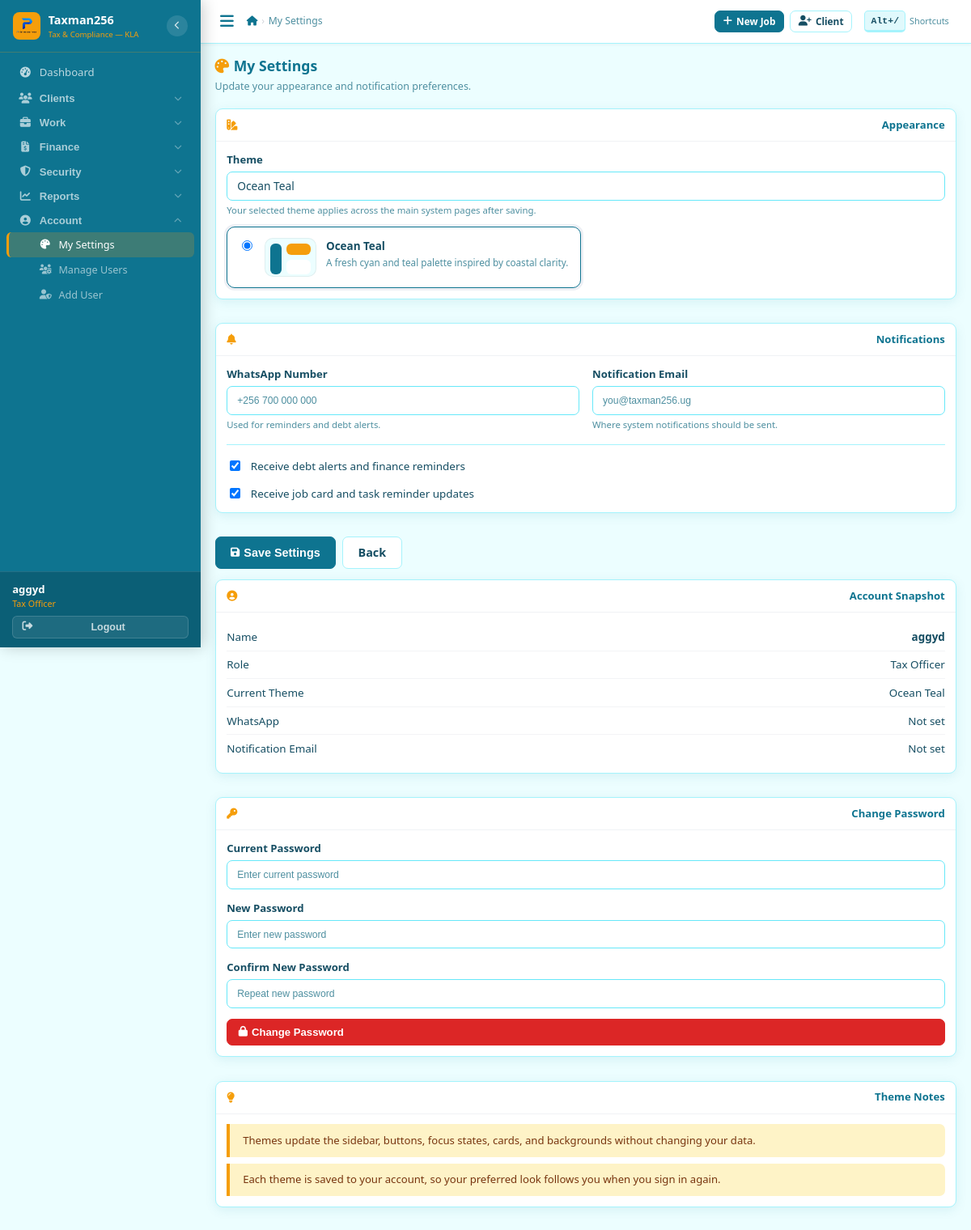
Page /staff/settings/ (signed in) on the committed database.
### core/models.py (models this page shows, shortened)
class User(AbstractUser):
    ROLE_CHOICES = [
        ('receptionist', 'Receptionist'),
        ('tax_officer',  'Tax Officer'),
        ('senior_officer','Senior Officer'),
        ('manager',      'Manager'),
        ('admin',        'Admin'),
    ]
    THEME_CHOICES = [
        ('ocean',    'Ocean Teal'),
    ]
    role              = models.CharField(max_length=20, choices=ROLE_CHOICES, default='tax_officer')
    phone_whatsapp    = models.CharField(max_length=20, blank=True,
                                         help_text='WhatsApp number used for sending reminders (e.g. +256785230670)')
    email_notify      = models.EmailField(blank=True,
                                          help_text='Email used for sending communications (e.g. taxissues.go@gmail.com)')
    is_active_staff   = models.BooleanField(default=True)
    date_joined_firm  = models.DateField(null=True, blank=True)
    receive_debt_alerts = models.BooleanField(default=True,
                                               help_text='Receive Saturday/Monday debt reports')
    receive_task_reminders = models.BooleanField(default=True,
                                                  help_text='Receive reminders for incomplete tasks')
    ui_theme          = models.CharField(max_length=20, choices=THEME_CHOICES, default='ocean')
    def get_notify_email(self):
        return self.email_notify or self.email or ''

### core/views.py (the view)
# urls.py: path('settings/',           views.user_settings,   name='settings'),
@login_required
def user_settings(request):
    theme_guide = [
        ('ocean',    'Ocean Teal',    'A fresh cyan and teal palette inspired by coastal clarity.'),
    ]
    if request.method == 'POST':
        form = UserSettingsForm(request.POST, instance=request.user)
        if form.is_valid():
            form.save()
            messages.success(request, 'Your settings were updated.')
            return redirect('core:settings')
    else:
        form = UserSettingsForm(instance=request.user)
    return render(request, 'core/settings.html', {
        'form': form,
        'theme_guide': theme_guide,
    })

### core/views.py
class UserSettingsForm(forms.ModelForm):
    class Meta:
        model = User
        fields = [
            'first_name', 'last_name', 'email_notify', 'phone_whatsapp',
            'receive_debt_alerts', 'receive_task_reminders', 'ui_theme',
        ]

### templates/core/settings.html (shortened to what this page needs)
{% extends 'base.html' %}
{% block nav_settings %}active{% endblock %}
{% block breadcrumbs %}<li class="active">My Settings</li>{% endblock %}
{% block content %}
<div class="page-header">
  <div>
    <h4 class="page-title"><i class="fas fa-palette"></i>My Settings</h4>
    <span class="text-muted fs-sm">Update your appearance and notification preferences.</span>
  </div>
</div>
<form method="post" novalidate>
  <div class="layout-main-sidebar">
    <div class="stack">
      <div class="card-box card-compact">
        <div class="card-head"><i class="fas fa-swatchbook"></i>Appearance</div>
        <div class="card-body">
          <div class="mb-3">
            <label class="form-label">Theme</label>
            <div class="form-hint">Your selected theme applies across the main system pages after saving.</div>
          </div>
          <div class="theme-grid">
            {% for key,label,desc in theme_guide %}
            <label class="theme-card{% if form.ui_theme.value == key %} selected{% endif %}" data-theme-preview="{{ key }}">
              <input type="radio" name="theme_picker" value="{{ key }}" {% if form.ui_theme.value == key %}checked{% endif %}>
              <span class="theme-swatch theme-swatch-{{ key }}">
                <span></span><span></span><span></span>
              </span>
              <span class="theme-copy">
                <strong>{{ label }}</strong>
                <small>{{ desc }}</small>
              </span>
            </label>
            {% endfor %}
          </div>
        </div>
      </div>
      <div class="card-box card-compact">
        <div class="card-head"><i class="fas fa-bell"></i>Notifications</div>
        <div class="card-body">
          <div class="grid g2">
            <div>
              <label class="form-label">WhatsApp Number</label>
              <input type="text" name="phone_whatsapp" value="{{ form.phone_whatsapp.value|default:'' }}" class="form-control" placeholder="+256 700 000 000">
              <div class="form-hint">Used for reminders and debt alerts.</div>
            </div>
            <div>
              <label class="form-label">Notification Email</label>
              <input type="email" name="email_notify" value="{{ form.email_notify.value|default:'' }}" class="form-control" placeholder="you@taxman256.ug">
              <div class="form-hint">Where system notifications should be sent.</div>
            </div>
          </div>
          <div class="divider"></div>
          <div class="stack">
            <label style="display:flex;align-items:center;gap:.6rem;cursor:pointer;font-size:.84rem">
              <input type="checkbox" name="receive_debt_alerts" {% if form.receive_debt_alerts.value %}checked{% endif %}>
              <span>Receive debt alerts and finance reminders</span>
            </label>
            <label style="display:flex;align-items:center;gap:.6rem;cursor:pointer;font-size:.84rem">
              <input type="checkbox" name="receive_task_reminders" {% if form.receive_task_reminders.value %}checked{% endif %}>
              <span>Receive job card and task reminder updates</span>
            </label>
          </div>
        </div>
      </div>
      <div class="flex gap-2 flex-wrap">
        <button type="submit" class="btn btn-primary btn-lg"><i class="fas fa-save"></i> Save Settings</button>
        <a href="{% url 'dashboard:index' %}" class="btn btn-outline btn-lg">Back</a>
      </div>
    </div>
    <div class="stack">
      <div class="card-box card-compact">
        <div class="card-head"><i class="fas fa-user-circle"></i>Account Snapshot</div>
        <div class="card-body">
          <div class="stat-row"><span>Name</span><span class="fw-7">{{ user.get_full_name|default:user.username }}</span></div>
          <div class="stat-row"><span>Role</span><span>{{ user.get_role_display }}</span></div>
          <div class="stat-row"><span>Current Theme</span><span>{{ user.get_ui_theme_display }}</span></div>
          <div class="stat-row"><span>WhatsApp</span><span>{{ user.phone_whatsapp|default:"Not set" }}</span></div>
          <div class="stat-row"><span>Notification Email</span><span>{{ user.get_notify_email|default:"Not set" }}</span></div>
        </div>
      </div>
      <div class="card-box card-compact">
        <div class="card-head"><i class="fas fa-key"></i>Change Password</div>
        <div class="card-body">
          <form method="post" action="{% url 'core:change_password' %}" novalidate>
            <div class="form-stack">
              <div>
                <label class="form-label">Current Password</label>
                <input type="password" name="current_password" class="form-control" placeholder="Enter current password" autocomplete="current-password">
              </div>
              <div>
                <label class="form-label">New Password</label>
                <input type="password" name="new_password1" class="form-control" placeholder="Enter new password" autocomplete="new-password">
              </div>
              <div>
                <label class="form-label">Confirm New Password</label>
                <input type="password" name="new_password2" class="form-control" placeholder="Repeat new password" autocomplete="new-password">
              </div>
              <button type="submit" class="btn btn-danger"><i class="fas fa-lock"></i> Change Password</button>
            </div>
          </form>
        </div>
      </div>
      <div class="card-box card-compact">
        <div class="card-head"><i class="fas fa-lightbulb"></i>Theme Notes</div>
        <div class="card-body">
          <div class="alert-note mb-2">Themes update the sidebar, buttons, focus states, cards, and backgrounds without changing your data.</div>
          <div class="alert-note">Each theme is saved to your account, so your preferred look follows you when you sign in again.</div>
        </div>
      </div>
    </div>
  </div>
</form>
{% endblock %}

### templates/base.html (shortened to what this page needs)
{% load static %}<!DOCTYPE html>
<html lang="en">
<head>
<link rel="stylesheet" href="https://cdnjs.cloudflare.com/ajax/libs/font-awesome/6.5.0/css/all.min.css">
<link rel="stylesheet" href="https://cdnjs.cloudflare.com/ajax/libs/select2/4.1.0-rc.0/css/select2.min.css">
<link rel="stylesheet" href="https://cdn.jsdelivr.net/npm/select2-bootstrap-5-theme@1.3.0/dist/select2-bootstrap-5-theme.min.css">
<link rel="stylesheet" href="https://cdnjs.cloudflare.com/ajax/libs/flatpickr/4.6.13/flatpickr.min.css">
<link rel="stylesheet" href="{% static 'css/app.css' %}?v=5">
</head>
<body data-theme="ocean">
{% if user.is_authenticated %}
<nav class="sidebar" id="sidebar">
  <div class="sb-brand">
    <div class="sb-icon"><img src="{% static 'icons/primeserver.png' %}" alt="Logo" style="width:100%;height:100%;object-fit:contain"></div>
    <div class="sb-brand-text">
      <div class="sb-brand-name">Taxman256</div>
      <div class="sb-brand-sub">Tax &amp; Compliance — KLA</div>
    </div>
    <button type="button" class="sb-toggle" id="sidebarToggle" title="Toggle sidebar">
      <i class="fas fa-chevron-left" id="sidebarToggleIcon"></i>
    </button>
  </div>
  <div class="sb-scroll">
    <a href="{% url 'dashboard:index' %}" class="sb-link {% block nav_dash %}{% endblock %}" title="Dashboard">
      <i class="fas fa-tachometer-alt"></i>
      <span class="sb-lbl">Dashboard</span>
    </a>
    <div class="sb-group" id="grp-clients">
      <button type="button" class="sb-group-hd" data-grp="grp-clients" data-href="{% url 'clients:list' %}" title="Clients">
        <i class="fas fa-users"></i>
        <span class="sb-lbl">Clients</span>
        <i class="fas fa-chevron-down sb-arrow"></i>
      </button>
    </div>
    <div class="sb-group" id="grp-work">
      <button type="button" class="sb-group-hd" data-grp="grp-work" data-href="{% url 'services:list' %}" title="Work">
        <i class="fas fa-briefcase"></i>
        <span class="sb-lbl">Work</span>
        <i class="fas fa-chevron-down sb-arrow"></i>
      </button>
    </div>
    <div class="sb-group" id="grp-finance">
      <button type="button" class="sb-group-hd" data-grp="grp-finance" data-href="{% url 'billing:list' %}" title="Finance">
        <i class="fas fa-file-invoice-dollar"></i>
        <span class="sb-lbl">Finance</span>
        <i class="fas fa-chevron-down sb-arrow"></i>
      </button>
    </div>
    <div class="sb-group" id="grp-security">
      <button type="button" class="sb-group-hd" data-grp="grp-security" data-href="{% url 'credentials:list' %}" title="Security">
        <i class="fas fa-shield-alt"></i>
        <span class="sb-lbl">Security</span>
        <i class="fas fa-chevron-down sb-arrow"></i>
      </button>
    </div>
    <div class="sb-group" id="grp-reports">
      <button type="button" class="sb-group-hd" data-grp="grp-reports" data-href="{% url 'documents:price_list' %}" title="Reports">
        <i class="fas fa-chart-line"></i>
        <span class="sb-lbl">Reports</span>
        <i class="fas fa-chevron-down sb-arrow"></i>
      </button>
    </div>
    <div class="sb-group" id="grp-account">
      <button type="button" class="sb-group-hd" data-grp="grp-account" data-href="{% url 'core:settings' %}" title="Account">
        <i class="fas fa-user-circle"></i>
        <span class="sb-lbl">Account</span>
        <i class="fas fa-chevron-down sb-arrow"></i>
      </button>
      <div class="sb-sub" id="sub-account">
        <a href="{% url 'core:settings' %}" class="sb-link {% block nav_settings %}{% endblock %}" title="My Settings"><i class="fas fa-palette"></i><span class="sb-lbl">My Settings</span></a>
        {% if user.is_superuser or user.role == 'admin' or user.role == 'manager' %}
        <a href="{% url 'core:users' %}"    class="sb-link {% block nav_users %}{% endblock %}" title="Manage Users"><i class="fas fa-users-cog"></i><span class="sb-lbl">Manage Users</span></a>
        <a href="{% url 'core:user_new' %}" class="sb-link" title="Add User"><i class="fas fa-user-shield"></i><span class="sb-lbl">Add User</span></a>
        {% endif %}
      </div>
    </div>
  </div>
  <div class="sb-footer">
    <div class="sb-user-info">
      <div class="sb-uname">{{ user.get_full_name|default:user.username }}</div>
      <div class="sb-urole">{{ user.get_role_display }}{% if user.phone_whatsapp %} · {{ user.phone_whatsapp }}{% endif %}</div>
    </div>
    <form method="post" action="{% url 'logout' %}" style="margin:0">{% csrf_token %}
      <button type="submit" class="sb-logout-btn">
        <i class="fas fa-sign-out-alt"></i><span class="sb-lbl"> Logout</span>
      </button>
    </form>
  </div>
</nav>
<div class="main">
  <div class="topbar">
    <div class="topbar-l">
      <button class="hamburger" id="hamburger" aria-label="Menu"><i class="fas fa-bars"></i></button>
      <nav aria-label="breadcrumb"><ol class="bc">
        <li><a href="{% url 'dashboard:index' %}"><i class="fas fa-home"></i></a></li>
        {% block breadcrumbs %}{% endblock %}
      </ol></nav>
    </div>
    <div class="topbar-r">
      <a href="{% url 'services:create' %}" class="btn btn-primary btn-sm"><i class="fas fa-plus"></i> New Job</a>
      <a href="{% url 'clients:create' %}"  class="btn btn-outline btn-sm d-xs-none"><i class="fas fa-user-plus"></i> Client</a>
      <span class="kb-hint d-xs-none" onclick="window.txShowShortcuts&&window.txShowShortcuts()" title="Keyboard shortcuts">
        <kbd>Alt+/</kbd> Shortcuts
      </span>
    </div>
  </div>
  <div class="page-body">{% block content %}{% endblock %}</div>
</div>
{% else %}{% block auth_content %}{% endblock %}{% endif %}
</body>
</html>

### rows in the picture
User: get_full_name "aggyd", role "Tax Officer", ui_theme "☑ Ocean Teal A fresh cyan and te", ui_theme "Ocean Teal", phone_whatsapp "Not set", get_notify_email "Not set"

### other values in the picture
{{ label }} "Ocean Teal"
{{ desc }} "A fresh cyan and teal palette inspired by coastal clarity."
